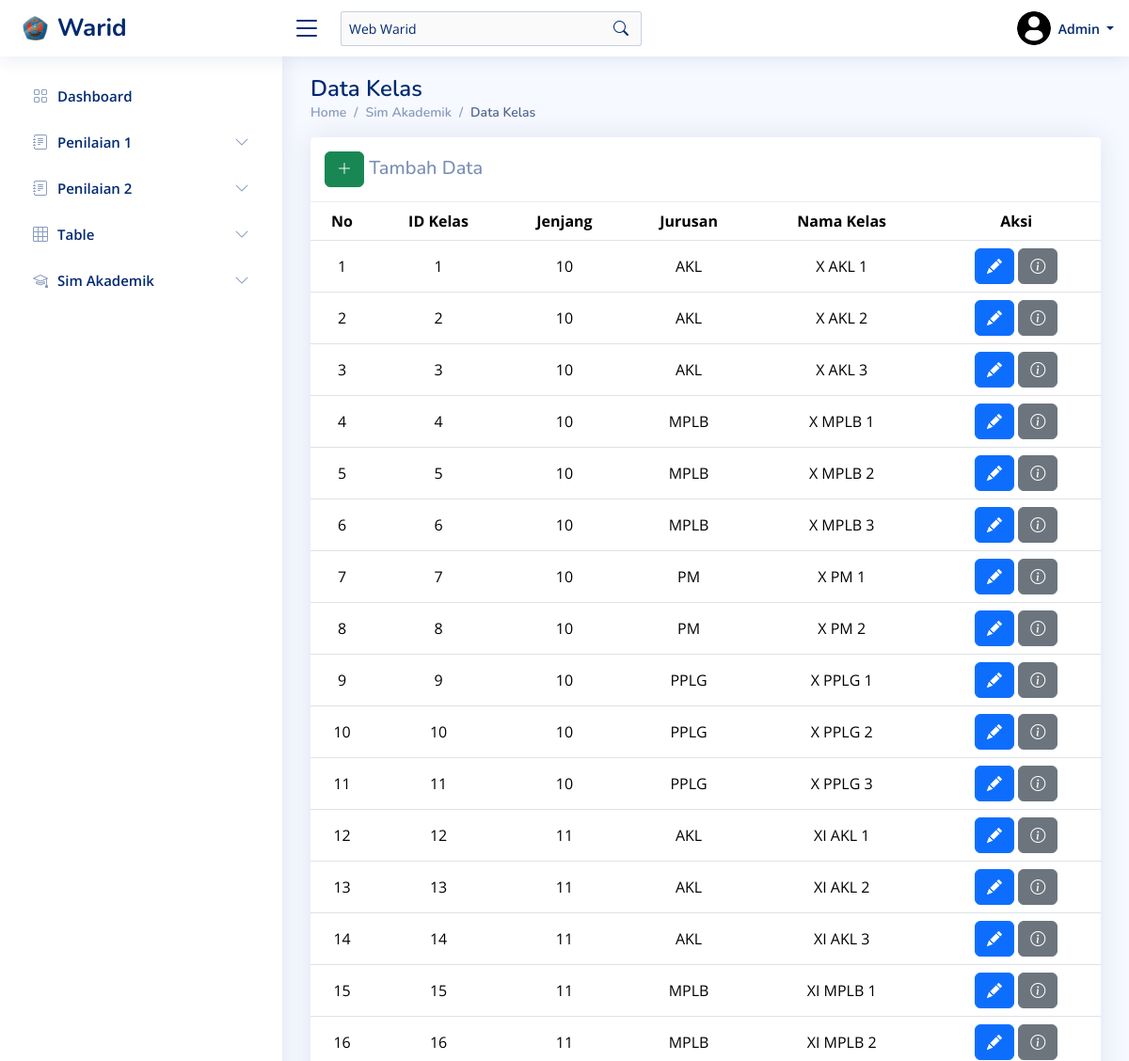
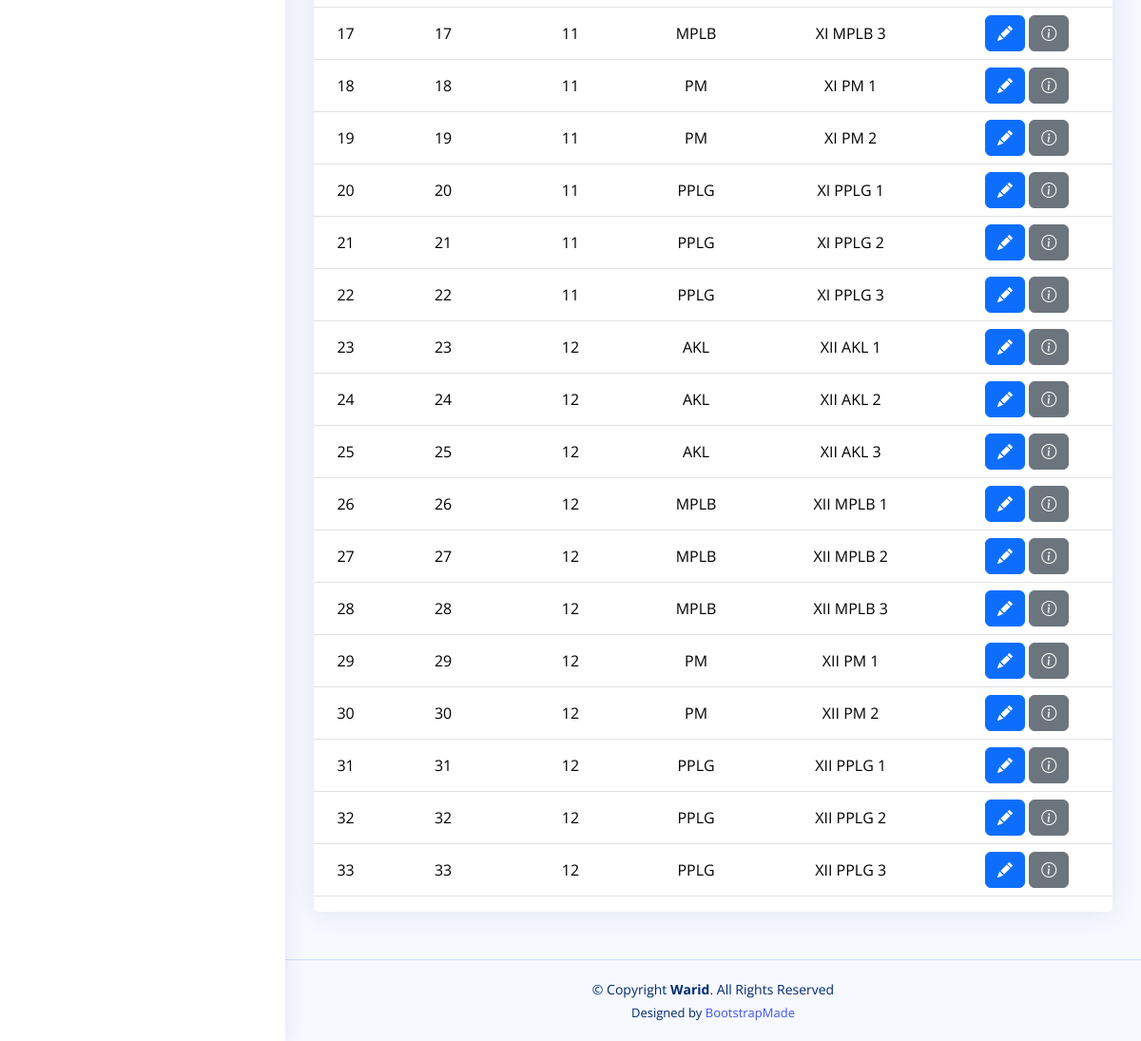
Screenshot of /?page=kelas (signed in) with the database file from the repository (2 pictures, top to bottom).
### tables this page shows
CREATE TABLE `tb_kelas` (
  `id_kelas` int(11) NOT NULL,
  `jenjang` enum('10','11','12','') NOT NULL,
  `jurusan` enum('PPLG','AKL','MPLB','PM') NOT NULL,
  `nama_kelas` varchar(50) NOT NULL
);

### assets/components/sim_akademik_warid/kelas.php (the view, shortened to what this page needs)
<?php
$pageName = 'kelas';
?>
<main id="main" class="main">
    <div class="pagetitle">
        <h1>Data Kelas</h1>
        <nav>
            <ol class="breadcrumb">
                <li class="breadcrumb-item"><a href="?page=dashboard">Home</a></li>
                <li class="breadcrumb-item">Sim Akademik</li>
                <li class="breadcrumb-item active">Data Kelas</li>
            </ol>
        </nav>
    </div>
    <section class="section">
        <div class="row">
            <div class="col-lg-12">
                <div class="card">
                    <?php if (isset($_SESSION['user'])) {
                        if ($_SESSION['role'] == "admin" || $_SESSION['role'] == "petugas" || $_SESSION['role'] == "wakasek" || $_SESSION['role'] == "walikelas") {
                    ?>
                            <h5 class="card-header d-flex">
                                <span class="col-sm-6"><a href="?page=<?php echo $pageName ?>&alert=add_data" class="btn btn-success"><i class="bi bi-plus-lg"></i></a> Tambah Data</span>
                            </h5>
                    <?php }
                    } ?>
                    <div class="table-responsive text-nowrap">
                        <table class="table table-hover">
                            <thead>
                                <tr>
                                    <th>No</th>
                                    <th>ID Kelas</th>
                                    <th>Jenjang</th>
                                    <th>Jurusan</th>
                                    <th>Nama Kelas</th>
                                    <th>Aksi</th>
                                </tr>
                            </thead>
                            <tbody>
                                <?php
                                $sqlkelas = "SELECT * FROM tb_kelas";
                                $stmt = $pdo->query($sqlkelas);
                                $no = 1;
                                foreach ($stmt as $kelas) {
                                ?>
                                    <tr>
                                        <td><?php echo $no++; ?></td>
                                        <td><?php echo htmlspecialchars($kelas['id_kelas']); ?></td>
                                        <td><?php echo htmlspecialchars($kelas['jenjang']); ?></td>
                                        <td><?php echo htmlspecialchars($kelas['jurusan']); ?></td>
                                        <td><?php echo htmlspecialchars($kelas['nama_kelas']); ?></td>
                                        <td>
                                            <?php if (isset($_SESSION['user'])) {
                                                if ($_SESSION['role'] == "admin" || $_SESSION['role'] == "petugas" || $_SESSION['role'] == "wakasek" || $_SESSION['role'] == "walikelas") {
                                            ?>
                                                    <a href="?page=<?php echo $pageName ?>&alert=edit_data&id=<?php echo $kelas['id_kelas']; ?>" class="btn btn-primary"><i class="bi bi-pencil-fill" style="color: white;"></i></a>
                                            <?php }
                                            } ?>
                                            <a href="?page=<?php echo $pageName ?>&alert=info_data&id=<?php echo $kelas['id_kelas']; ?>" class="btn btn-secondary"><i class="bi bi-info-circle" style="color: white"></i></a>
                                        </td>
                                    </tr>
                                <?php
                                }
                                ?>
                            </tbody>
                        </table>
                    </div>
                </div>
            </div>
        </div>
</main>

### assets/css/style.css (style rules this page uses)
:root { scroll-behavior: smooth; }
body { font-family: "Open Sans", sans-serif; background: #f6f9ff; color: #444444; }
a { color: #4154f1; text-decoration: none; }
h1, h2, h3, h4, h5, h6 { font-family: "Nunito", sans-serif; }
table * { text-align: center; }
table { width: 100%; }
td { vertical-align: middle; word-wrap: break-word; word-break: normal; max-width: 200px; white-space: normal; }
#main { margin-top: 60px; padding: 20px 30px; transition: all 0.3s; }
.pagetitle { margin-bottom: 10px; }
.pagetitle h1 { font-size: 24px; margin-bottom: 0; font-weight: 600; color: #012970; }
.card { margin-bottom: 30px; border: none; border-radius: 5px; box-shadow: 0px 0 30px rgba(1, 41, 112, 0.1); }
.card-header, .card-footer { border-color: #ebeef4; background-color: #fff; color: #798eb3; padding: 15px; }
.breadcrumb { font-size: 14px; font-family: "Nunito", sans-serif; color: #899bbd; font-weight: 600; }
.breadcrumb a { color: #899bbd; transition: 0.3s; }
.breadcrumb .breadcrumb-item::before { color: #899bbd; }
.breadcrumb .active { color: #51678f; font-weight: 600; }
@media (min-width: 1200px) { #main, #footer { margin-left: 300px; } }

### rows the page displays
tb_kelas: id_kelas "1", jenjang "10", jurusan "AKL", nama_kelas "X AKL 1"
tb_kelas: id_kelas "2", jenjang "10", jurusan "AKL", nama_kelas "X AKL 2"
tb_kelas: id_kelas "3", jenjang "10", jurusan "AKL", nama_kelas "X AKL 3"
tb_kelas: id_kelas "4", jenjang "10", jurusan "MPLB", nama_kelas "X MPLB 1"
tb_kelas: id_kelas "5", jenjang "10", jurusan "MPLB", nama_kelas "X MPLB 2"
tb_kelas: id_kelas "6", jenjang "10", jurusan "MPLB", nama_kelas "X MPLB 3"
tb_kelas: id_kelas "7", jenjang "10", jurusan "PM", nama_kelas "X PM 1"
tb_kelas: id_kelas "8", jenjang "10", jurusan "PM", nama_kelas "X PM 2"
tb_kelas: id_kelas "9", jenjang "10", jurusan "PPLG", nama_kelas "X PPLG 1"
tb_kelas: id_kelas "10", jenjang "10", jurusan "PPLG", nama_kelas "X PPLG 2"
tb_kelas: id_kelas "11", jenjang "10", jurusan "PPLG", nama_kelas "X PPLG 3"
tb_kelas: id_kelas "12", jenjang "11", jurusan "AKL", nama_kelas "XI AKL 1"
tb_kelas: id_kelas "13", jenjang "11", jurusan "AKL", nama_kelas "XI AKL 2"
tb_kelas: id_kelas "14", jenjang "11", jurusan "AKL", nama_kelas "XI AKL 3"
tb_kelas: id_kelas "15", jenjang "11", jurusan "MPLB", nama_kelas "XI MPLB 1"
tb_kelas: id_kelas "16", jenjang "11", jurusan "MPLB", nama_kelas "XI MPLB 2"
tb_kelas: id_kelas "17", jenjang "11", jurusan "MPLB", nama_kelas "XI MPLB 3"
tb_kelas: id_kelas "18", jenjang "11", jurusan "PM", nama_kelas "XI PM 1"
tb_kelas: id_kelas "19", jenjang "11", jurusan "PM", nama_kelas "XI PM 2"
tb_kelas: id_kelas "20", jenjang "11", jurusan "PPLG", nama_kelas "XI PPLG 1"
tb_kelas: id_kelas "21", jenjang "11", jurusan "PPLG", nama_kelas "XI PPLG 2"
tb_kelas: id_kelas "22", jenjang "11", jurusan "PPLG", nama_kelas "XI PPLG 3"
tb_kelas: id_kelas "23", jenjang "12", jurusan "AKL", nama_kelas "XII AKL 1"
tb_kelas: id_kelas "24", jenjang "12", jurusan "AKL", nama_kelas "XII AKL 2"
tb_kelas: id_kelas "25", jenjang "12", jurusan "AKL", nama_kelas "XII AKL 3"
tb_kelas: id_kelas "26", jenjang "12", jurusan "MPLB", nama_kelas "XII MPLB 1"
tb_kelas: id_kelas "27", jenjang "12", jurusan "MPLB", nama_kelas "XII MPLB 2"
tb_kelas: id_kelas "28", jenjang "12", jurusan "MPLB", nama_kelas "XII MPLB 3"
tb_kelas: id_kelas "29", jenjang "12", jurusan "PM", nama_kelas "XII PM 1"
tb_kelas: id_kelas "30", jenjang "12", jurusan "PM", nama_kelas "XII PM 2"
tb_kelas: id_kelas "31", jenjang "12", jurusan "PPLG", nama_kelas "XII PPLG 1"
tb_kelas: id_kelas "32", jenjang "12", jurusan "PPLG", nama_kelas "XII PPLG 2"
tb_kelas: id_kelas "33", jenjang "12", jurusan "PPLG", nama_kelas "XII PPLG 3"

### other values shown
$userDisplayName "Admin"
